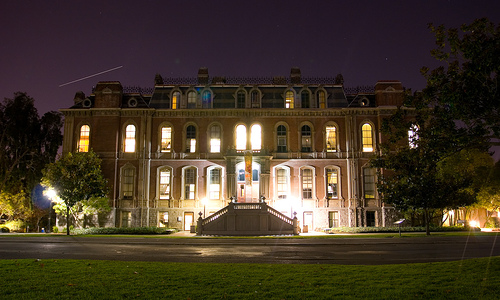
#> input picture data/mirflickr/im10000.jpg, 500 x 300 px, found by its file name; its folder holds only this picture in this run
$ jupyter execute create_dataset.ipynb   (older library calls are emulated)
#> lines starting #> are read from the running program, lines starting #| are printed output that depends on the picture
[cell 1]
import os
import numpy as np
from PIL import Image
from tqdm import tqdm
from matplotlib import pyplot as plt

### Create the dataset
Create high resolution and low resolution versions of the image dataset.
The original dataset has one of the dimensions as 500 and other between 300 and 500, so HR is created by resizing to 288 x 288. Let the LR be 72 x 72

[cell 2]
img_dir = '/collection/hpallika/deeplearning/research_work/fastai/image-super-resolution/data/mirflickr/'
hr_dir = '/collection/hpallika/deeplearning/research_work/fastai/image-super-resolution/data/hr_images/'
lr_dir = '/collection/hpallika/deeplearning/research_work/fastai/image-super-resolution/data/lr_images/'

hr_dims = (288, 288) # 4X times better resolution
lr_dims = (72, 72)

fnames = os.listdir(img_dir)

#### Low-res images:

[cell 3]
for f in tqdm(fnames):
    try:
        im = Image.open(img_dir + f)
#> im is the input picture: PIL image 500x300 RGB; mean R, G, B 67.7, 56, 39.8
        im = im.resize(lr_dims, resample = Image.ANTIALIAS)
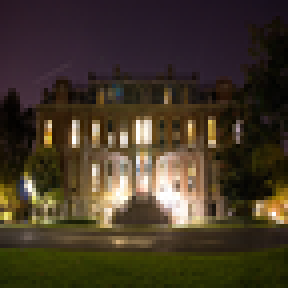
#> im: PIL image 72x72 RGB (shown 4 times larger); mean R, G, B 67.6, 56, 39.8
        im.save(fp = lr_dir + f)
    except:
        pass

[cell 4]
im = Image.open(img_dir + f)
im = im.resize(lr_dims, resample = Image.ANTIALIAS)
plt.imshow(im)

#### High-res images:

[cell 5]
for f in tqdm(fnames):
    try:
        im = Image.open(img_dir + f)
        im = im.resize(hr_dims, resample = Image.ANTIALIAS)
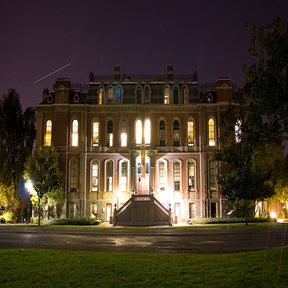
#> im: PIL image 288x288 RGB; mean R, G, B 67.7, 56, 39.8
        im.save(fp = hr_dir + f)
    except:
        pass
